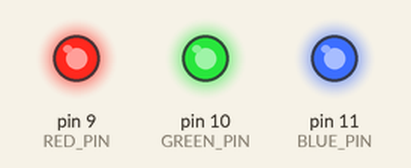
Simulated run of this sketch. Board: Arduino Uno, built with avr-gcc and run on an emulated ATmega328P. Shown: output pins drawn as LEDs (lit = HIGH).

Above: at 0.5 s.
At 2.5 s:
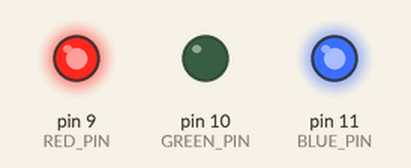
At 3.5 s:
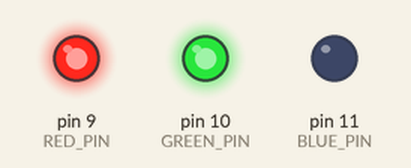
At 4.5 s:
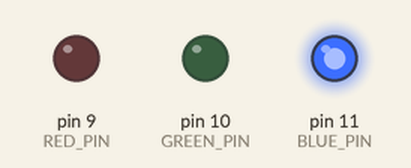
At 6.5 s:
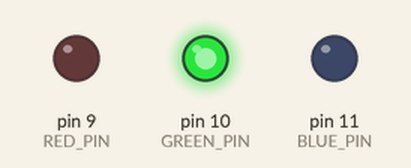
At 9.5 s:
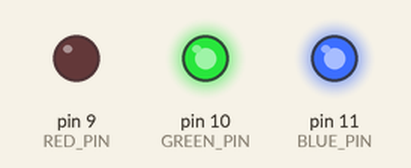
Timing chart, 0 to 10.4 s (numbered marks = the images above):
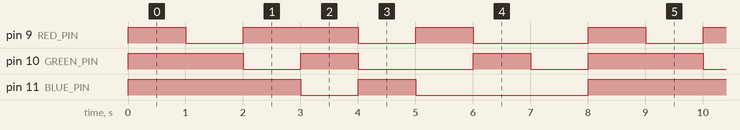

Measured:
- by itself, pin 9 (RED_PIN): repeats every 8.0 s: LOW 1.0 s, HIGH 2.0 s, LOW 1.0 s, HIGH 1.0 s, LOW 2.0 s, HIGH 1.0 s
- by itself, pin 10 (GREEN_PIN): repeats every 8.0 s: LOW 1.0 s, HIGH 1.0 s, LOW 2.0 s, HIGH 1.0 s, LOW 1.0 s, HIGH 2.0 s
- by itself, pin 11 (BLUE_PIN): repeats every 8.0 s: LOW 1.0 s, HIGH 1.0 s, LOW 3.0 s, HIGH 3.0 s

The sketch:

Circuit_03.ino
```cpp
const int RED_PIN = 9;
const int GREEN_PIN = 10;
const int BLUE_PIN = 11;

int DISPLAY_TIME = 100;  // In milliseconds

void setup() {
  pinMode(RED_PIN, OUTPUT);
  pinMode(GREEN_PIN, OUTPUT);
  pinMode(BLUE_PIN, OUTPUT);
}

void loop() {
  mainColors();
}

// Here's the mainColors() function we've written..

void mainColors()
{
  // Off (all LEDs off):

  digitalWrite(RED_PIN, HIGH);
  digitalWrite(GREEN_PIN, HIGH);
  digitalWrite(BLUE_PIN, HIGH);

  delay(1000);

  // Red (turn just the red LED on):

  digitalWrite(RED_PIN, LOW);
  digitalWrite(GREEN_PIN, HIGH);
  digitalWrite(BLUE_PIN, HIGH);

  delay(1000);

  // Green (turn just the green LED on):

  digitalWrite(RED_PIN, HIGH);
  digitalWrite(GREEN_PIN, LOW);
  digitalWrite(BLUE_PIN, HIGH);

  delay(1000);

  // Blue (turn just the blue LED on):

  digitalWrite(RED_PIN, HIGH);
  digitalWrite(GREEN_PIN, HIGH);
  digitalWrite(BLUE_PIN, LOW);

  delay(1000);

  // Yellow (turn red and green on):

  digitalWrite(RED_PIN, LOW);
  digitalWrite(GREEN_PIN, LOW);
  digitalWrite(BLUE_PIN, HIGH);

  delay(1000);

  // Cyan (turn green and blue on):

  digitalWrite(RED_PIN, HIGH);
  digitalWrite(GREEN_PIN, LOW);
  digitalWrite(BLUE_PIN, LOW);

  delay(1000);

  // Purple (turn red and blue on):

  digitalWrite(RED_PIN, LOW);
  digitalWrite(GREEN_PIN, HIGH);
  digitalWrite(BLUE_PIN, LOW);

  delay(1000);

  // White (turn all the LEDs on):

  digitalWrite(RED_PIN, LOW);
  digitalWrite(GREEN_PIN, LOW);
  digitalWrite(BLUE_PIN, LOW);

  delay(1000);
}
```
